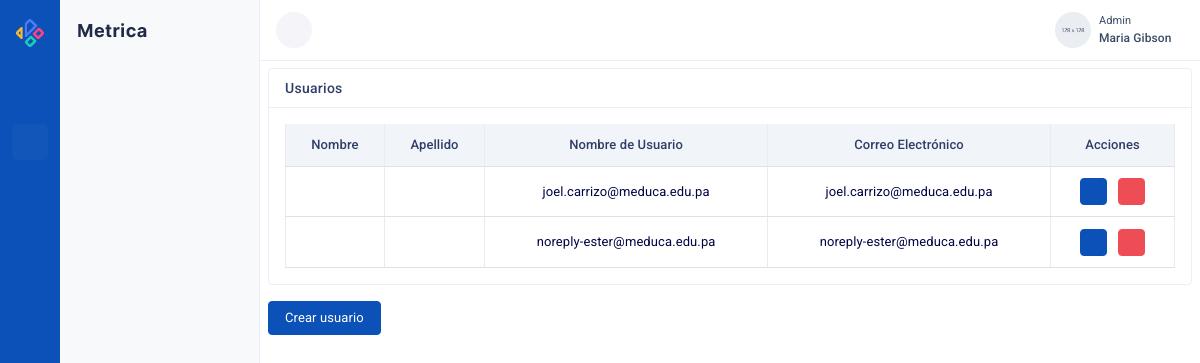
The page /user/ on the database its author committed.
### aplicacion/models.py (models this page shows, shortened)
class User(AbstractBaseUser):
    email = models.EmailField(max_length=255, unique=True)
    username = models.CharField(max_length=150, unique=True, default='default_username')
    first_name = models.CharField(max_length=30)
    last_name = models.CharField(max_length=30)
    is_active = models.BooleanField(default=True)
    is_staff = models.BooleanField(default=False)
    is_superuser = models.BooleanField(default=False)
    USERNAME_FIELD = 'email'
    REQUIRED_FIELDS = ['username', 'first_name', 'last_name']
    objects = UserManager()

### aplicacion/views.py (the view)
# urls.py: path('user/', user, name='user'),
def user(request):
    users = User.objects.all()
    return render(request, 'admin/user.html', {'users': users})

### aplicacion/templates/admin/user.html (shortened to what this page needs)
{% extends "base/vertical_base.html" %}
{% block page_content %}
<div class="col mt-2">
  <div class="card">
      <div class="card-header">
          <div class="row align-items-center">
              <div class="col">
                  <h4 class="card-title">Usuarios</h4>
              </div>
          </div>
      </div>
      <div class="card-body">
          <div class="table-responsive">
              <table class="table mb-0">
                  <thead class="thead-light">
                      <tr>
                          <th class="border-top-0">Nombre</th>
                          <th class="border-top-0">Apellido</th>
                          <th class="border-top-0">Nombre de Usuario</th>
                          <th class="border-top-0">Correo Electrónico</th>
                          <th class="border-top-0">Acciones</th>
                      </tr>
                  </thead>
                  <tbody>
                    {% for user in users %}
                    <tr>
                        <td>{{ user.first_name }}</td>
                        <td>{{ user.last_name }}</td>
                        <td>{{ user.username }}</td>
                        <td>{{ user.email }}</td>
                        <td>
                            <a href="{% url 'editar_user' pk=user.pk %}" class="btn btn-sm btn-primary me-2">
                                <i class="fas fa-edit"></i>
                            </a>
                            <a href="{% url 'eliminar_user' pk=user.pk %}" class="btn btn-sm btn-danger" onclick="return confirm('¿Estás seguro de que deseas eliminar este usuario?');">
                                <i class="fas fa-trash"></i>
                            </a>
                        </td>
                    </tr>
                    {% endfor %}
                </tbody>
              </table>
          </div>
      </div>
  </div>
</div>
<a href="{% url 'crear_user' %}" class="btn btn-primary">Crear usuario</a>
{% endblock %}

### aplicacion/templates/admin/user.html (style rules this page uses)
th, td { padding-top: 20px; padding-bottom: 20px; white-space: nowrap; text-align: center; border-left: 1px solid #dee2e6; border-right: 1px solid #dee2e6; border-bottom: 1px solid #dee2e6 !important; }

### rows shown on the page
User: username "joel.carrizo@meduca.edu.pa", email "joel.carrizo@meduca.edu.pa"
User: username "noreply-ester@meduca.edu.pa", email "noreply-ester@meduca.edu.pa"
